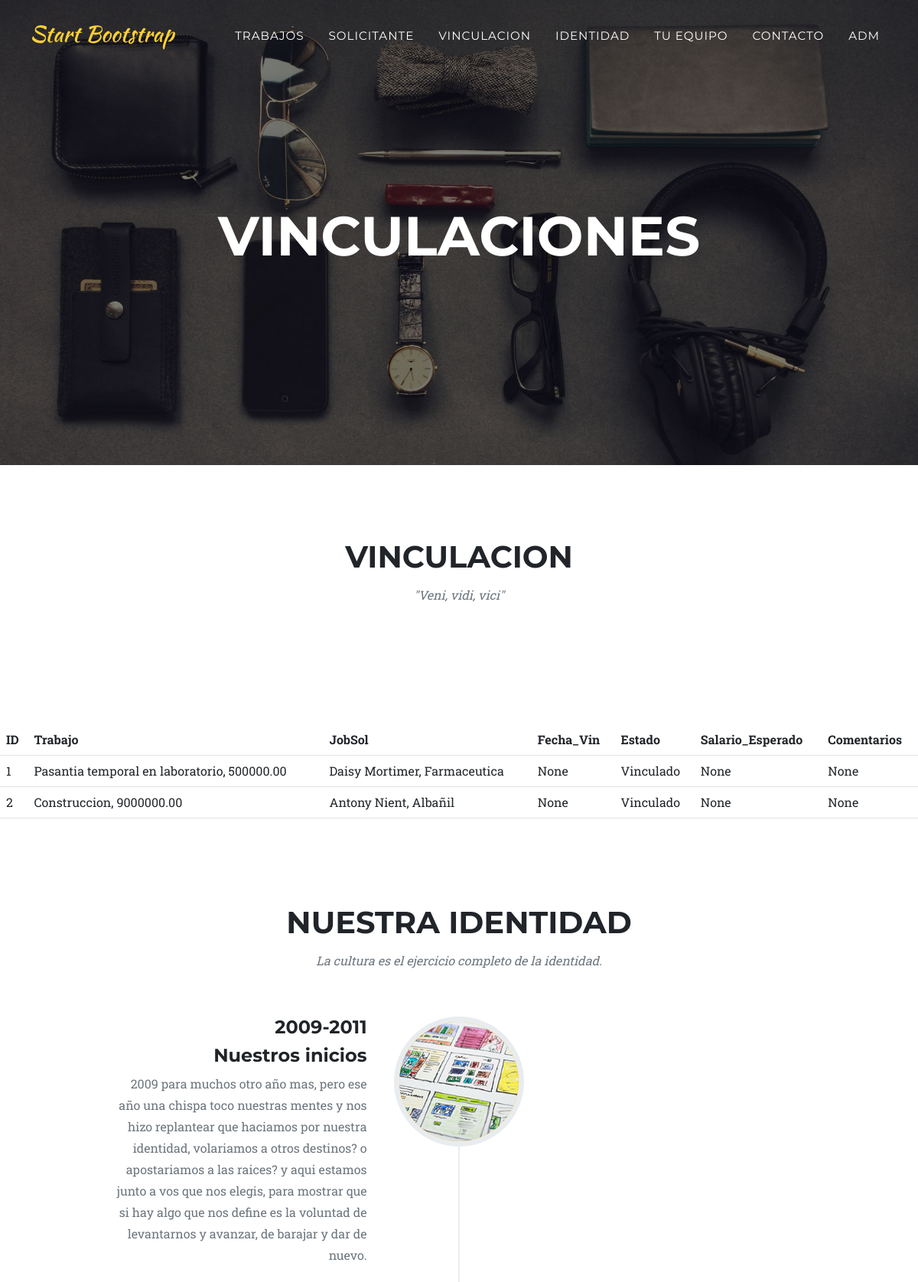
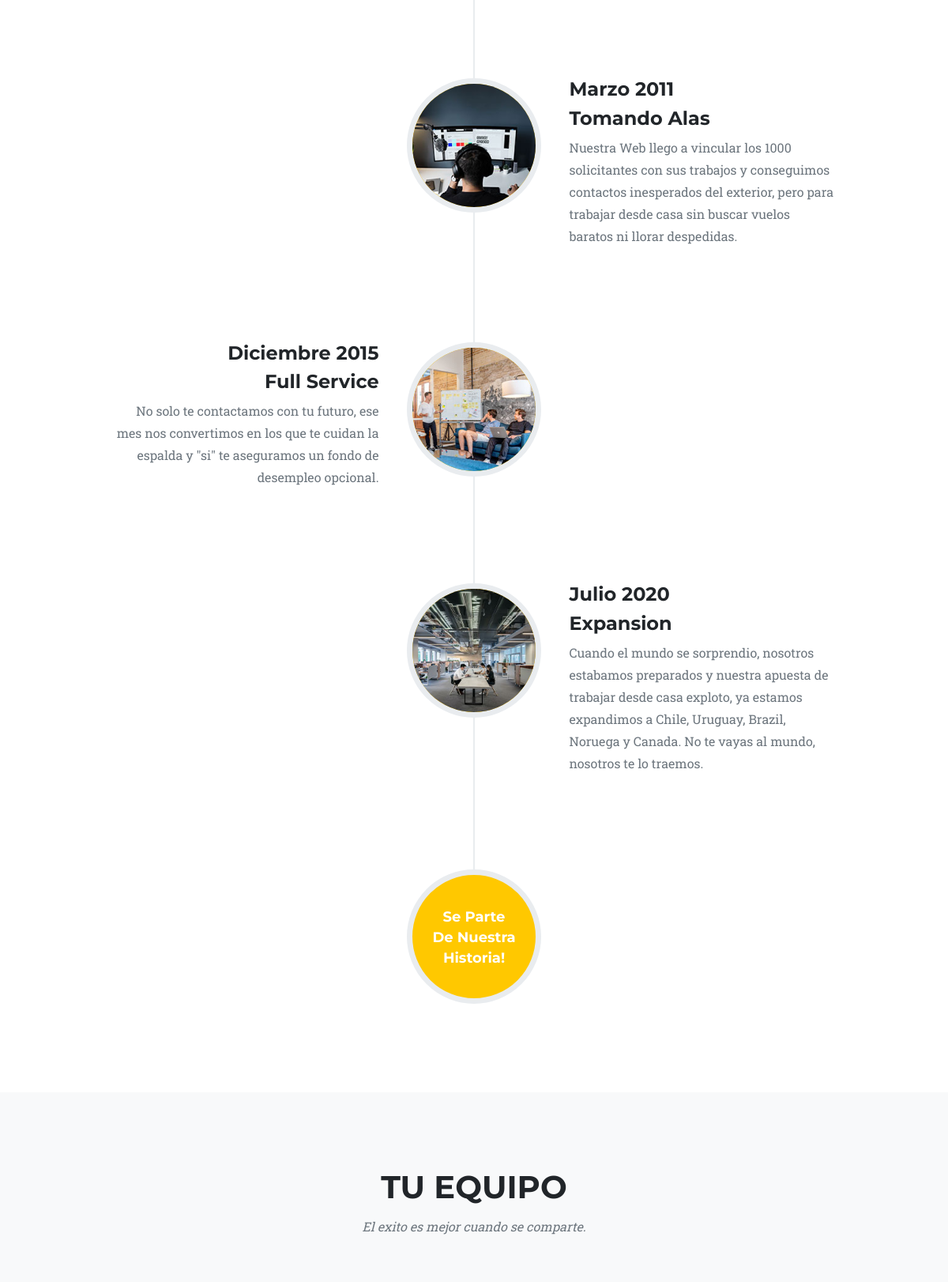
The page /aplicacion/vinculacion/ (upper part) on the database its author committed (2 pictures, top to bottom).
### aplicacion/models.py (models this page shows, shortened)
class Vinculacion(models.Model):
    trabajo = models.ForeignKey(Trabajo, on_delete=models.CASCADE)
    job_solicitante = models.ForeignKey(Solicitante, on_delete=models.CASCADE)
    fecha_vinculacion = models.DateField(default=timezone.now)
    estado = models.CharField(max_length=50)
    salario_esperado = models.DecimalField(max_digits=10, decimal_places=2, blank=True, null=True)
    comentarios = models.TextField(blank=True, null=True)

class Trabajo(models.Model):
    titulo = models.CharField(max_length=100)
    descripcion = models.TextField()
    requisitos_excluyentes = models.TextField()
    requisitos_no_excluyentes = models.TextField()
    salario_ofrecido = models.DecimalField(max_digits=10, decimal_places=2)
    def __str__(self):
        return f"{self.titulo}, {self.salario_ofrecido}"

class Solicitante(models.Model):
    nombre = models.CharField(max_length=50)
    edad = models.IntegerField()
    habilidades = models.TextField()
    def __str__(self):
        return f"{self.nombre}, {self.habilidades}"

### aplicacion/views.py (the view)
# urls.py: path('vinculacion/', vinculacion, name = "vinculacion"),
def vinculacion(request):
    ctx = {"vinculacion": Vinculacion.objects.all()}
    return render(request, "aplicacion/vinculacion.html", ctx )

### aplicacion/templates/aplicacion/vinculacion.html (shortened to what this page needs)
{% extends 'aplicacion/base.html'%}
{% load static %}
{% block cabecera%}
       <div class="masthead-heading text-uppercase">Vinculaciones</div>
{% endblock cabecera%}
{% block contenido %}
    <section class="page-section" id="services">
       <div class="container">
           <div class="text-center">
             <h2 class="section-heading text-uppercase">Vinculacion</h2>
             <h3 class="section-subheading text-muted">"Veni, vidi, vici"</h3>
             </div>
    </section>
<table class="table">
    <thead>
         <tr>
            <th>ID</th>
            <th>Trabajo</th>
            <th>JobSol</th>
            <th>Fecha_Vin</th>
            <th>Estado</th>
            <th>Salario_Esperado</th>
            <th>Comentarios</th>
         </tr>
    </thead>
    <tbody>
    {% for vinculacion in vinculacion %}
    <tr>
        <td>{{vinculacion.id}}</td>
        <td>{{vinculacion.trabajo}}</td>
        <td>{{vinculacion.job_solicitante}}</td>
        <td>{{vinculacion.fecha_vinculacion}}</td>
        <td>{{vinculacion.estado}}</td>
        <td>{{vinculacion.salario_esperado}}</td>
        <td>{{vinculacion.comentarios}}</td>
    </tr>
    {% endfor %}
    </tbody>
</table>
{% endblock contenido %}

### rows shown on the page
Vinculacion: id "1", trabajo "Pasantia temporal en laboratorio, 500000.00", job_solicitante "Daisy Mortimer, Farmaceutica", fecha_vinculacion "None", estado "Vinculado", salario_esperado "None", comentarios "None"
Vinculacion: id "2", trabajo "Construccion, 9000000.00", job_solicitante "Antony Nient, Albañil", fecha_vinculacion "None", estado "Vinculado", salario_esperado "None", comentarios "None"
